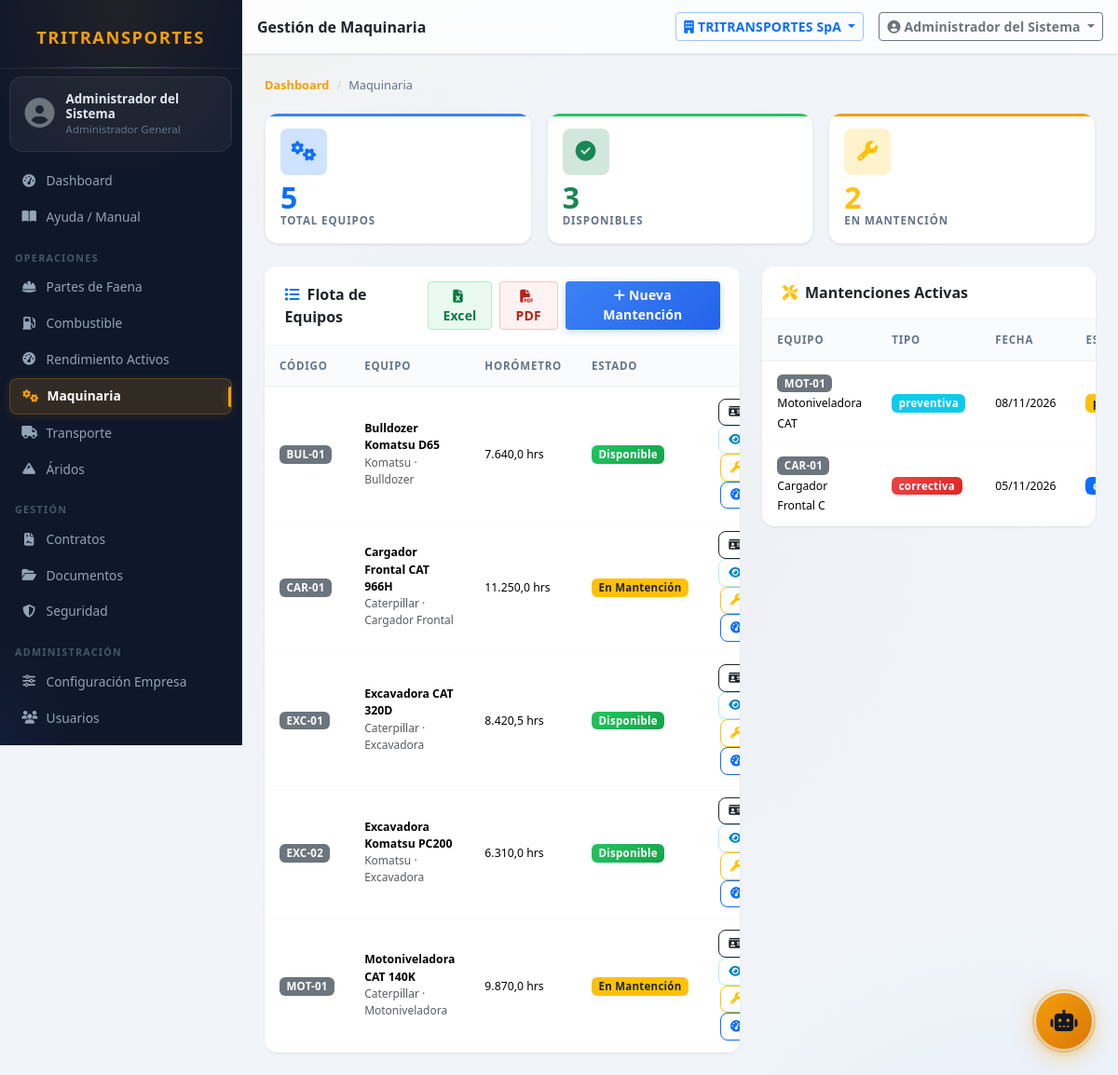
The page /modules/maquinaria/index.php (signed in) on the database its author committed.
### tables this page shows
CREATE TABLE IF NOT EXISTS equipos (
    id              INT UNSIGNED AUTO_INCREMENT PRIMARY KEY,
    empresa_id      INT UNSIGNED NOT NULL,
    codigo          VARCHAR(30)  NOT NULL,
    nombre          VARCHAR(120) NOT NULL,
    marca_id        INT UNSIGNED,
    modelo_id       INT UNSIGNED,
    categoria_id    INT UNSIGNED,
    anio            SMALLINT UNSIGNED,
    numero_serie    VARCHAR(60),
    horometro       DECIMAL(10,1) DEFAULT 0,
    activo          TINYINT(1)    NOT NULL DEFAULT 1,
    created_at      DATETIME      NOT NULL DEFAULT CURRENT_TIMESTAMP,
    updated_at      DATETIME      NOT NULL DEFAULT CURRENT_TIMESTAMP ON UPDATE CURRENT_TIMESTAMP,
    UNIQUE KEY uq_codigo (empresa_id, codigo),
    CONSTRAINT fk_eq_emp   FOREIGN KEY (empresa_id)   REFERENCES empresas(id),
    CONSTRAINT fk_eq_marca FOREIGN KEY (marca_id)     REFERENCES marcas_equipo(id) ON DELETE SET NULL,
    CONSTRAINT fk_eq_mod   FOREIGN KEY (modelo_id)    REFERENCES modelos_equipo(id) ON DELETE SET NULL,
    CONSTRAINT fk_eq_cat   FOREIGN KEY (categoria_id) REFERENCES categorias_equipo(id) ON DELETE SET NULL
);

CREATE TABLE IF NOT EXISTS marcas_equipo (
    id     INT UNSIGNED AUTO_INCREMENT PRIMARY KEY,
    nombre VARCHAR(80) NOT NULL,
    activo TINYINT(1)  NOT NULL DEFAULT 1,
    UNIQUE KEY uq_nombre (nombre)
);

CREATE TABLE IF NOT EXISTS categorias_equipo (
    id     INT UNSIGNED AUTO_INCREMENT PRIMARY KEY,
    nombre VARCHAR(80) NOT NULL,
    tipo   VARCHAR(60),
    activo TINYINT(1)  NOT NULL DEFAULT 1,
    UNIQUE KEY uq_nombre (nombre)
);

CREATE TABLE IF NOT EXISTS mantenciones (
    id            INT UNSIGNED AUTO_INCREMENT PRIMARY KEY,
    empresa_id    INT UNSIGNED NOT NULL,
    equipo_id     INT UNSIGNED NOT NULL,
    tipo          ENUM('preventiva','correctiva') NOT NULL DEFAULT 'preventiva',
    fecha         DATE NOT NULL,
    horometro     DECIMAL(10,1),
    descripcion   TEXT,
    tecnico       VARCHAR(100),
    costo_total   DECIMAL(12,2) DEFAULT 0,
    estado        ENUM('pendiente','en_proceso','completada') NOT NULL DEFAULT 'pendiente',
    observaciones TEXT,
    creado_por    INT UNSIGNED,
    created_at    DATETIME NOT NULL DEFAULT CURRENT_TIMESTAMP,
    updated_at    DATETIME NOT NULL DEFAULT CURRENT_TIMESTAMP ON UPDATE CURRENT_TIMESTAMP,
    CONSTRAINT fk_mant_emp FOREIGN KEY (empresa_id) REFERENCES empresas(id),
    CONSTRAINT fk_mant_eq  FOREIGN KEY (equipo_id)  REFERENCES equipos(id),
    CONSTRAINT fk_mant_usr FOREIGN KEY (creado_por) REFERENCES usuarios(id) ON DELETE SET NULL,
    INDEX idx_mant_eq_f (equipo_id, fecha)
);

### core/Auth.php (called while the page is built, shortened)
<?php
class Auth {
    public static function check(): bool {
        return !empty($_SESSION['user_id']);
    }
    public static function can(string $modulo, string $accion = 'ver'): bool {
        if (self::isAdmin()) return true;
        return in_array("{$modulo}:{$accion}", $_SESSION['permisos'] ?? [], true);
    }
    public static function isAdmin(): bool {
        return ($_SESSION['rol_nombre'] ?? '') === 'Administrador General';
    }
    public static function empresaId(): int {
        return (int)($_SESSION['empresa_id'] ?? 0);
    }
}

### core/Tenant.php (called while the page is built, shortened)
<?php
class Tenant
{
    private static bool $ocupado = false;
    private static ?array $tablasTenant = null;
    public static function tablasTenant(): array
    {
        if (self::$tablasTenant !== null) return self::$tablasTenant;
        $cache = ROOT . '/logs/.tenant_tablas.php';
        try {
            $filas = DB::all(
                "SELECT TABLE_NAME AS t FROM information_schema.COLUMNS
                 WHERE TABLE_SCHEMA = DATABASE() AND COLUMN_NAME = 'empresa_id'"
            );
            $lista = array_column($filas, 't');
        } catch (Throwable) {
            $lista = [];
        }
        return self::$tablasTenant = $lista;
    }
    public static function revisar(string $sql): ?string
    {
        $limpio = self::normalizar($sql);
        $verbo  = strtoupper(strtok(ltrim($limpio), " \t\n("));
        $tablas = self::tablasReferenciadas($limpio, $verbo);
        $sensibles = array_intersect($tablas, self::tablasTenant());
        if (!$sensibles) return null;
        if (stripos($limpio, 'empresa_id') !== false) return null;
        return 'Consulta sobre ' . implode(', ', $sensibles) . ' sin filtro empresa_id';
    }
    public static function verificar(string $sql): void
    {
        $modo = defined('TENANT_MODO') ? TENANT_MODO : 'auditar';
        if ($modo === 'off' || self::$ocupado) return;
        self::$ocupado = true;
        try {
            $motivo = self::revisar($sql);
            if ($motivo === null) return;
        } finally {
            self::$ocupado = false;
        }
    }
    public static function normalizar(string $sql): string
    {
        $sql = preg_replace('/--[^\n]*/', ' ', $sql);
        $sql = preg_replace('/\/\*.*?\*\//s', ' ', $sql);
        return trim(preg_replace('/\s+/', ' ', $sql));
    }
    public static function tablasReferenciadas(string $sql, string $verbo): array
    {
        $tablas = [];
        $cte = [];
        if (preg_match_all('/\b([a-z_][a-z0-9_]*)\s+AS\s*\(/i', $sql, $m)) {
            $cte = array_map('strtolower', $m[1]);
        }
        $patrones = [
            '/\bFROM\s+`?([a-z_][a-z0-9_]*)`?/i',
            '/\bJOIN\s+`?([a-z_][a-z0-9_]*)`?/i',
            '/\bUPDATE\s+`?([a-z_][a-z0-9_]*)`?/i',
            '/\bINSERT\s+INTO\s+`?([a-z_][a-z0-9_]*)`?/i',
        ];
        foreach ($patrones as $p) {
            if (preg_match_all($p, $sql, $m)) {
                foreach ($m[1] as $t) {
                    $t = strtolower($t);
                    $tablas[] = $t;
                }
            }
        }
        return array_values(array_unique($tablas));
    }
}

### config/database.php (called while the page is built, shortened)
<?php
class DB {
    private static ?PDO $pdo = null;
    public static function conn(): PDO {
        if (self::$pdo === null) {
            $dsn = sprintf('mysql:host=%s;port=%s;dbname=%s;charset=%s', DB_HOST, DB_PORT, DB_NAME, DB_CHARSET);
            self::$pdo = new PDO($dsn, DB_USER, DB_PASS, [
                PDO::ATTR_ERRMODE            => PDO::ERRMODE_EXCEPTION,
                PDO::ATTR_DEFAULT_FETCH_MODE => PDO::FETCH_ASSOC,
                PDO::ATTR_EMULATE_PREPARES   => false,
            ]);
        }
        return self::$pdo;
    }
    public static function run(string $sql, array $p = []): PDOStatement {
        if (class_exists('Tenant')) {
            Tenant::verificar($sql);
        }
        $stmt = self::conn()->prepare($sql);
        $stmt->execute($p);
        return $stmt;
    }
    public static function all(string $sql, array $p = []): array {
        return self::run($sql, $p)->fetchAll();
    }
    public static function count(string $sql, array $p = []): int {
        return (int) self::run($sql, $p)->fetchColumn();
    }
}

### modules/maquinaria/index.php (the view, shortened to what this page needs)
<?php
$emp = Auth::empresaId();
$totalEquipos = DB::count("SELECT COUNT(*) FROM equipos WHERE empresa_id=? AND activo=1", [$emp]);
$enMantencion = DB::count(
    "SELECT COUNT(*) FROM mantenciones m INNER JOIN equipos e ON e.id=m.equipo_id
     WHERE e.empresa_id=? AND m.estado IN ('pendiente','en_proceso')", [$emp]);
$disponibles  = $totalEquipos - $enMantencion;
$mantsActivas = DB::all(
    "SELECT m.*, e.codigo, e.nombre AS equipo_nombre
     FROM mantenciones m INNER JOIN equipos e ON e.id=m.equipo_id
     WHERE e.empresa_id=? AND m.estado IN ('pendiente','en_proceso')
     ORDER BY m.fecha DESC LIMIT 20", [$emp]);
$flota = DB::all(
    "SELECT eq.id, eq.codigo, eq.nombre, eq.horometro,
            m.nombre AS marca_nombre, c.nombre AS categoria_nombre,
            (SELECT estado FROM mantenciones WHERE equipo_id=eq.id AND estado IN ('pendiente','en_proceso') LIMIT 1) AS mant_activa
     FROM equipos eq
     LEFT JOIN marcas_equipo m ON m.id=eq.marca_id
     LEFT JOIN categorias_equipo c ON c.id=eq.categoria_id
     WHERE eq.empresa_id=? AND eq.activo=1
     ORDER BY eq.codigo", [$emp]);
include ROOT . '/includes/header.php';
?>
<nav aria-label="breadcrumb"><ol class="breadcrumb">
    <li class="breadcrumb-item"><a href="<?= APP_URL ?>/modules/dashboard/">Dashboard</a></li>
    <li class="breadcrumb-item active">Maquinaria</li>
</ol></nav>
<div class="row g-3 mb-4">
    <div class="col-md-4">
        <div class="card kpi-card kpi-blue">
            <div class="card-body p-3">
                <div class="kpi-icon bg-primary-subtle text-primary mb-2"><i class="fas fa-cogs"></i></div>
                <div class="kpi-value text-primary" data-count="<?= $totalEquipos ?>"><?= $totalEquipos ?></div>
                <div class="kpi-label">Total Equipos</div>
            </div>
        </div>
    </div>
    <div class="col-md-4">
        <div class="card kpi-card kpi-green">
            <div class="card-body p-3">
                <div class="kpi-icon bg-success-subtle text-success mb-2"><i class="fas fa-check-circle"></i></div>
                <div class="kpi-value text-success" data-count="<?= $disponibles ?>"><?= $disponibles ?></div>
                <div class="kpi-label">Disponibles</div>
            </div>
        </div>
    </div>
    <div class="col-md-4">
        <div class="card kpi-card kpi-amber">
            <div class="card-body p-3">
                <div class="kpi-icon bg-warning-subtle text-warning mb-2"><i class="fas fa-wrench"></i></div>
                <div class="kpi-value text-warning" data-count="<?= $enMantencion ?>"><?= $enMantencion ?></div>
                <div class="kpi-label">En Mantención</div>
            </div>
        </div>
    </div>
</div>
<div class="row g-4">
    <div class="col-lg-7">
        <div class="card table-card">
            <div class="card-header d-flex align-items-center justify-content-between">
                <strong><i class="fas fa-list text-primary me-2"></i>Flota de Equipos</strong>
                <div class="d-flex gap-2">
                    <?= botonesExportacion('maquinaria_flota') ?>
                    <?php if (Auth::can('maquinaria', 'crear')): ?>
                    <a href="mantencion" class="btn btn-sm btn-primary">
                        <i class="fas fa-plus me-1"></i>Nueva Mantención
                    </a>
                    <?php endif; ?>
                </div>
            </div>
            <div class="table-responsive">
                <table class="table table-hover mb-0">
                    <thead><tr><th>Código</th><th>Equipo</th><th>Horómetro</th><th>Estado</th><th></th></tr></thead>
                    <tbody>
                    <?php foreach ($flota as $e): ?>
                    <tr>
                        <td><span class="badge bg-secondary"><?= h($e['codigo']) ?></span></td>
                        <td>
                            <div class="fw-semibold small"><?= h($e['nombre']) ?></div>
                            <div class="text-muted" style="font-size:.75rem"><?= h($e['marca_nombre'] ?? '') ?> · <?= h($e['categoria_nombre'] ?? '') ?></div>
                        </td>
                        <td><small><?= formatNum((float)$e['horometro'], 1) ?> hrs</small></td>
                        <td>
                            <?php if ($e['mant_activa']): ?>
                                <span class="badge bg-warning text-dark">En Mantención</span>
                            <?php else: ?>
                                <span class="badge bg-success">Disponible</span>
                            <?php endif; ?>
                        </td>
                        <td class="text-end">
                            <a href="ficha?equipo_id=<?= $e['id'] ?>" class="btn btn-sm btn-outline-dark btn-action" title="Ficha completa del activo">
                                <i class="fas fa-id-card"></i>
                            </a>
                            <button type="button" class="btn btn-sm btn-outline-info btn-action btn-view js-view" data-vista="maquinaria_flota" data-id="<?= $e['id'] ?>" title="Visualizar">
                                <i class="fas fa-eye"></i>
                            </button>
                            <?php if (Auth::can('maquinaria', 'crear')): ?>
                            <a href="mantencion?equipo_id=<?= $e['id'] ?>" class="btn btn-sm btn-outline-warning btn-action" title="Nueva Mantención">
                                <i class="fas fa-wrench"></i>
                            </a>
                            <?php endif; ?>
                            <?php if (Auth::can('maquinaria', 'editar')): ?>
                            <a href="horometro?equipo_id=<?= $e['id'] ?>" class="btn btn-sm btn-outline-primary btn-action" title="Actualizar horómetro">
                                <i class="fas fa-tachometer-alt"></i>
                            </a>
                            <?php endif; ?>
                        </td>
                    </tr>
                    <?php endforeach; ?>
                    </tbody>
                </table>
            </div>
        </div>
    </div>
    <div class="col-lg-5">
        <div class="card table-card">
            <div class="card-header">
                <strong><i class="fas fa-tools text-warning me-2"></i>Mantenciones Activas</strong>
            </div>
            <div class="table-responsive">
                <table class="table table-sm mb-0">
                    <thead><tr><th>Equipo</th><th>Tipo</th><th>Fecha</th><th>Estado</th></tr></thead>
                    <tbody>
                    <?php foreach ($mantsActivas as $m): ?>
                    <tr>
                        <td><small><span class="badge bg-secondary me-1"><?= h($m['codigo']) ?></span><?= h(mb_substr($m['equipo_nombre'], 0, 18)) ?></small></td>
                        <td><span class="badge bg-<?= $m['tipo'] === 'preventiva' ? 'info' : 'danger' ?> text-<?= $m['tipo'] === 'preventiva' ? 'white' : 'white' ?>"><?= h($m['tipo']) ?></span></td>
                        <td><small><?= formatDate($m['fecha']) ?></small></td>
                        <td>
                            <?php $sc = ['pendiente' => 'warning text-dark', 'en_proceso' => 'primary', 'completada' => 'success']; ?>
                            <span class="badge bg-<?= $sc[$m['estado']] ?? 'secondary' ?>"><?= h($m['estado']) ?></span>
                        </td>
                    </tr>
                    <?php endforeach; ?>
                    </tbody>
                </table>
            </div>
        </div>
    </div>
</div>
<?php include ROOT . '/includes/footer.php'; ?>

### rows shown on the page
equipos: codigo "BUL-01", nombre "Bulldozer Komatsu D65", marca.nombre "Komatsu", categoria.nombre "Bulldozer", horometro "7.640,0", shows "Disponible"
equipos: codigo "CAR-01", nombre "Cargador Frontal CAT 966H", marca.nombre "Caterpillar", categoria.nombre "Cargador Frontal", horometro "11.250,0", shows "En Mantención"
equipos: codigo "EXC-01", nombre "Excavadora CAT 320D", marca.nombre "Caterpillar", categoria.nombre "Excavadora", horometro "8.420,5", shows "Disponible"
equipos: codigo "EXC-02", nombre "Excavadora Komatsu PC200", marca.nombre "Komatsu", categoria.nombre "Excavadora", horometro "6.310,0", shows "Disponible"
equipos: codigo "MOT-01", nombre "Motoniveladora CAT 140K", marca.nombre "Caterpillar", categoria.nombre "Motoniveladora", horometro "9.870,0", shows "En Mantención"
mantenciones: equipo.codigo "MOT-01", equipo.nombre "Motoniveladora CAT", tipo "preventiva", fecha "08/11/2026"
mantenciones: equipo.codigo "CAR-01", equipo.nombre "Cargador Frontal C", tipo "correctiva", fecha "05/11/2026"

### other values the page prints
Auth::user()['nombre'] "Administrador del Sistema"
Auth::rolNombre() "Administrador General"
$label "Dashboard Ayuda / Manual Partes de Faena Combustible Rendimiento Activos Maquinaria Transporte Áridos Contratos Documentos Seguridad Configuración Empresa Usuarios"
$label "OPERACIONES GESTIÓN ADMINISTRACIÓN"
$pageTitle "Gestión de Maquinaria"
$empActiva "TRITRANSPORTES SpA"
$totalEquipos "5"
$disponibles "3"
$enMantencion "2"
